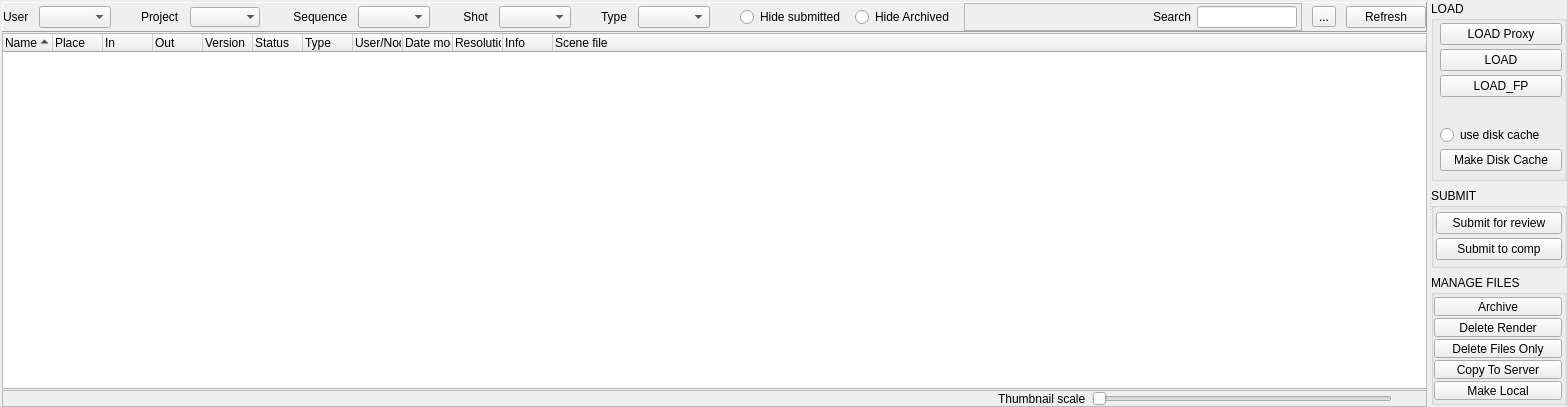
<?xml version="1.0" encoding="UTF-8"?>
<ui version="4.0">
 <class>Form</class>
 <widget class="QWidget" name="Form">
  <property name="geometry">
   <rect>
    <x>0</x>
    <y>0</y>
    <width>1567</width>
    <height>407</height>
   </rect>
  </property>
  <property name="windowTitle">
   <string>Form</string>
  </property>
  <layout class="QVBoxLayout" name="verticalLayout">
   <property name="spacing">
    <number>0</number>
   </property>
   <property name="margin">
    <number>0</number>
   </property>
   <item>
    <widget class="QSplitter" name="splitter">
     <property name="orientation">
      <enum>Qt::Horizontal</enum>
     </property>
     <property name="opaqueResize">
      <bool>true</bool>
     </property>
     <property name="handleWidth">
      <number>2</number>
     </property>
     <property name="childrenCollapsible">
      <bool>true</bool>
     </property>
     <widget class="QWidget" name="widget" native="true">
      <layout class="QVBoxLayout" name="verticalLayout_3">
       <property name="spacing">
        <number>1</number>
       </property>
       <property name="leftMargin">
        <number>2</number>
       </property>
       <property name="topMargin">
        <number>2</number>
       </property>
       <property name="rightMargin">
        <number>2</number>
       </property>
       <property name="bottomMargin">
        <number>0</number>
       </property>
       <item>
        <widget class="QFrame" name="frame">
         <property name="maximumSize">
          <size>
           <width>16777215</width>
           <height>30</height>
          </size>
         </property>
         <property name="frameShape">
          <enum>QFrame::Panel</enum>
         </property>
         <property name="frameShadow">
          <enum>QFrame::Raised</enum>
         </property>
         <property name="lineWidth">
          <number>1</number>
         </property>
         <property name="midLineWidth">
          <number>1</number>
         </property>
         <layout class="QGridLayout" name="gridLayout">
          <property name="horizontalSpacing">
           <number>10</number>
          </property>
          <property name="verticalSpacing">
           <number>0</number>
          </property>
          <property name="margin">
           <number>0</number>
          </property>
          <item row="1" column="2">
           <spacer name="verticalSpacer">
            <property name="orientation">
             <enum>Qt::Vertical</enum>
            </property>
            <property name="sizeType">
             <enum>QSizePolicy::Maximum</enum>
            </property>
            <property name="sizeHint" stdset="0">
             <size>
              <width>20</width>
              <height>40</height>
             </size>
            </property>
           </spacer>
          </item>
          <item row="1" column="3">
           <widget class="QLabel" name="label_4">
            <property name="maximumSize">
             <size>
              <width>60</width>
              <height>16777215</height>
             </size>
            </property>
            <property name="text">
             <string>Project</string>
            </property>
           </widget>
          </item>
          <item row="1" column="7">
           <widget class="QLabel" name="label_2">
            <property name="maximumSize">
             <size>
              <width>60</width>
              <height>16777215</height>
             </size>
            </property>
            <property name="text">
             <string> Sequence</string>
            </property>
           </widget>
          </item>
          <item row="1" column="8">
           <widget class="QComboBox" name="SequComboBox">
            <property name="maximumSize">
             <size>
              <width>100</width>
              <height>16777215</height>
             </size>
            </property>
            <property name="sizeAdjustPolicy">
             <enum>QComboBox::AdjustToContents</enum>
            </property>
           </widget>
          </item>
          <item row="1" column="6">
           <spacer name="verticalSpacer_3">
            <property name="orientation">
             <enum>Qt::Vertical</enum>
            </property>
            <property name="sizeHint" stdset="0">
             <size>
              <width>20</width>
              <height>20</height>
             </size>
            </property>
           </spacer>
          </item>
          <item row="1" column="9">
           <spacer name="verticalSpacer_2">
            <property name="orientation">
             <enum>Qt::Vertical</enum>
            </property>
            <property name="sizeHint" stdset="0">
             <size>
              <width>20</width>
              <height>28</height>
             </size>
            </property>
           </spacer>
          </item>
          <item row="1" column="10">
           <widget class="QLabel" name="label_3">
            <property name="maximumSize">
             <size>
              <width>60</width>
              <height>16777215</height>
             </size>
            </property>
            <property name="text">
             <string> Shot</string>
            </property>
           </widget>
          </item>
          <item row="1" column="11">
           <widget class="QComboBox" name="ShotComboBox">
            <property name="maximumSize">
             <size>
              <width>100</width>
              <height>16777215</height>
             </size>
            </property>
            <property name="sizeAdjustPolicy">
             <enum>QComboBox::AdjustToContents</enum>
            </property>
           </widget>
          </item>
          <item row="1" column="12">
           <spacer name="verticalSpacer_4">
            <property name="orientation">
             <enum>Qt::Vertical</enum>
            </property>
            <property name="sizeHint" stdset="0">
             <size>
              <width>20</width>
              <height>40</height>
             </size>
            </property>
           </spacer>
          </item>
          <item row="1" column="16">
           <widget class="QRadioButton" name="radioButton">
            <property name="text">
             <string>Hide submitted</string>
            </property>
           </widget>
          </item>
          <item row="1" column="14">
           <widget class="QComboBox" name="TypeComboBox">
            <property name="maximumSize">
             <size>
              <width>100</width>
              <height>16777215</height>
             </size>
            </property>
           </widget>
          </item>
          <item row="1" column="13">
           <widget class="QLabel" name="label_5">
            <property name="maximumSize">
             <size>
              <width>60</width>
              <height>16777215</height>
             </size>
            </property>
            <property name="text">
             <string>Type</string>
            </property>
           </widget>
          </item>
          <item row="1" column="15">
           <spacer name="verticalSpacer_5">
            <property name="orientation">
             <enum>Qt::Vertical</enum>
            </property>
            <property name="sizeHint" stdset="0">
             <size>
              <width>20</width>
              <height>40</height>
             </size>
            </property>
           </spacer>
          </item>
          <item row="1" column="18">
           <widget class="QFrame" name="frame_2">
            <property name="minimumSize">
             <size>
              <width>150</width>
              <height>0</height>
             </size>
            </property>
            <property name="frameShape">
             <enum>QFrame::StyledPanel</enum>
            </property>
            <property name="frameShadow">
             <enum>QFrame::Raised</enum>
            </property>
            <property name="lineWidth">
             <number>0</number>
            </property>
            <layout class="QFormLayout" name="formLayout_3">
             <property name="formAlignment">
              <set>Qt::AlignRight|Qt::AlignTrailing|Qt::AlignVCenter</set>
             </property>
             <property name="horizontalSpacing">
              <number>6</number>
             </property>
             <property name="verticalSpacing">
              <number>0</number>
             </property>
             <property name="leftMargin">
              <number>0</number>
             </property>
             <property name="topMargin">
              <number>0</number>
             </property>
             <property name="rightMargin">
              <number>10</number>
             </property>
             <property name="bottomMargin">
              <number>0</number>
             </property>
             <item row="0" column="0">
              <widget class="QLabel" name="filterLabel">
               <property name="text">
                <string>Search</string>
               </property>
               <property name="alignment">
                <set>Qt::AlignRight|Qt::AlignTrailing|Qt::AlignVCenter</set>
               </property>
              </widget>
             </item>
             <item row="0" column="1">
              <widget class="QLineEdit" name="filterLineEdit">
               <property name="maximumSize">
                <size>
                 <width>100</width>
                 <height>16777215</height>
                </size>
               </property>
               <property name="layoutDirection">
                <enum>Qt::LeftToRight</enum>
               </property>
               <property name="alignment">
                <set>Qt::AlignLeading|Qt::AlignLeft|Qt::AlignVCenter</set>
               </property>
              </widget>
             </item>
            </layout>
           </widget>
          </item>
          <item row="1" column="20">
           <widget class="QPushButton" name="refreshCombosPB">
            <property name="text">
             <string>Refresh</string>
            </property>
           </widget>
          </item>
          <item row="1" column="17">
           <widget class="QRadioButton" name="radioButton_2">
            <property name="text">
             <string>Hide Archived</string>
            </property>
           </widget>
          </item>
          <item row="1" column="19">
           <widget class="QToolButton" name="toolButton">
            <property name="text">
             <string>...</string>
            </property>
           </widget>
          </item>
          <item row="1" column="5">
           <widget class="QComboBox" name="ProjectComboBox">
            <property name="maximumSize">
             <size>
              <width>100</width>
              <height>16777215</height>
             </size>
            </property>
            <property name="editable">
             <bool>false</bool>
            </property>
            <property name="frame">
             <bool>false</bool>
            </property>
           </widget>
          </item>
          <item row="1" column="1">
           <widget class="QComboBox" name="UserComboBox">
            <property name="minimumSize">
             <size>
              <width>0</width>
              <height>0</height>
             </size>
            </property>
            <property name="maximumSize">
             <size>
              <width>100</width>
              <height>16777215</height>
             </size>
            </property>
            <property name="sizeAdjustPolicy">
             <enum>QComboBox::AdjustToContents</enum>
            </property>
           </widget>
          </item>
          <item row="1" column="0">
           <widget class="QLabel" name="label">
            <property name="maximumSize">
             <size>
              <width>60</width>
              <height>16777215</height>
             </size>
            </property>
            <property name="text">
             <string>User</string>
            </property>
           </widget>
          </item>
         </layout>
        </widget>
       </item>
       <item>
        <widget class="QTreeWidget" name="list">
         <property name="sizePolicy">
          <sizepolicy hsizetype="Minimum" vsizetype="Expanding">
           <horstretch>0</horstretch>
           <verstretch>0</verstretch>
          </sizepolicy>
         </property>
         <property name="minimumSize">
          <size>
           <width>200</width>
           <height>0</height>
          </size>
         </property>
         <property name="frameShape">
          <enum>QFrame::StyledPanel</enum>
         </property>
         <property name="frameShadow">
          <enum>QFrame::Plain</enum>
         </property>
         <property name="lineWidth">
          <number>0</number>
         </property>
         <property name="autoScroll">
          <bool>false</bool>
         </property>
         <property name="tabKeyNavigation">
          <bool>false</bool>
         </property>
         <property name="alternatingRowColors">
          <bool>true</bool>
         </property>
         <property name="selectionMode">
          <enum>QAbstractItemView::ExtendedSelection</enum>
         </property>
         <property name="indentation">
          <number>20</number>
         </property>
         <property name="rootIsDecorated">
          <bool>true</bool>
         </property>
         <property name="uniformRowHeights">
          <bool>true</bool>
         </property>
         <property name="sortingEnabled">
          <bool>true</bool>
         </property>
         <property name="animated">
          <bool>true</bool>
         </property>
         <property name="allColumnsShowFocus">
          <bool>false</bool>
         </property>
         <property name="wordWrap">
          <bool>true</bool>
         </property>
         <property name="expandsOnDoubleClick">
          <bool>false</bool>
         </property>
         <attribute name="headerCascadingSectionResizes">
          <bool>false</bool>
         </attribute>
         <attribute name="headerDefaultSectionSize">
          <number>50</number>
         </attribute>
         <attribute name="headerHighlightSections">
          <bool>true</bool>
         </attribute>
         <attribute name="headerMinimumSectionSize">
          <number>40</number>
         </attribute>
         <attribute name="headerStretchLastSection">
          <bool>true</bool>
         </attribute>
         <column>
          <property name="text">
           <string>Name</string>
          </property>
         </column>
         <column>
          <property name="text">
           <string>Place</string>
          </property>
         </column>
         <column>
          <property name="text">
           <string>In</string>
          </property>
         </column>
         <column>
          <property name="text">
           <string>Out</string>
          </property>
         </column>
         <column>
          <property name="text">
           <string>Version</string>
          </property>
         </column>
         <column>
          <property name="text">
           <string>Status</string>
          </property>
         </column>
         <column>
          <property name="text">
           <string>Type</string>
          </property>
         </column>
         <column>
          <property name="text">
           <string>User/Node</string>
          </property>
         </column>
         <column>
          <property name="text">
           <string>Date modified</string>
          </property>
         </column>
         <column>
          <property name="text">
           <string>Resolution</string>
          </property>
         </column>
         <column>
          <property name="text">
           <string>Info</string>
          </property>
         </column>
         <column>
          <property name="text">
           <string>Scene file</string>
          </property>
          <property name="textAlignment">
           <set>AlignLeft|AlignVCenter</set>
          </property>
         </column>
        </widget>
       </item>
       <item>
        <widget class="QFrame" name="frame_3">
         <property name="frameShape">
          <enum>QFrame::StyledPanel</enum>
         </property>
         <property name="frameShadow">
          <enum>QFrame::Sunken</enum>
         </property>
         <property name="lineWidth">
          <number>4</number>
         </property>
         <layout class="QFormLayout" name="formLayout_2">
          <property name="fieldGrowthPolicy">
           <enum>QFormLayout::AllNonFixedFieldsGrow</enum>
          </property>
          <property name="formAlignment">
           <set>Qt::AlignRight|Qt::AlignTop|Qt::AlignTrailing</set>
          </property>
          <property name="horizontalSpacing">
           <number>6</number>
          </property>
          <property name="verticalSpacing">
           <number>0</number>
          </property>
          <property name="leftMargin">
           <number>0</number>
          </property>
          <property name="topMargin">
           <number>0</number>
          </property>
          <property name="rightMargin">
           <number>40</number>
          </property>
          <property name="bottomMargin">
           <number>0</number>
          </property>
          <item row="0" column="0">
           <widget class="QLabel" name="label_6">
            <property name="text">
             <string>Thumbnail scale</string>
            </property>
           </widget>
          </item>
          <item row="0" column="1">
           <widget class="QSlider" name="thumbScale">
            <property name="maximumSize">
             <size>
              <width>300</width>
              <height>16777215</height>
             </size>
            </property>
            <property name="orientation">
             <enum>Qt::Horizontal</enum>
            </property>
           </widget>
          </item>
         </layout>
        </widget>
       </item>
      </layout>
     </widget>
     <widget class="QWidget" name="widget_2" native="true">
      <layout class="QVBoxLayout" name="verticalLayout_2">
       <item>
        <widget class="QGroupBox" name="LoadGroupBox">
         <property name="maximumSize">
          <size>
           <width>16777215</width>
           <height>180</height>
          </size>
         </property>
         <property name="title">
          <string>LOAD</string>
         </property>
         <layout class="QVBoxLayout" name="verticalLayout_4">
          <property name="spacing">
           <number>4</number>
          </property>
          <property name="margin">
           <number>2</number>
          </property>
          <item>
           <layout class="QFormLayout" name="formLayout">
            <property name="fieldGrowthPolicy">
             <enum>QFormLayout::AllNonFixedFieldsGrow</enum>
            </property>
            <item row="1" column="1">
             <widget class="QPushButton" name="LoadPushButton">
              <property name="text">
               <string>LOAD</string>
              </property>
             </widget>
            </item>
            <item row="2" column="1">
             <widget class="QPushButton" name="LoadFpPushButton">
              <property name="text">
               <string>LOAD_FP</string>
              </property>
             </widget>
            </item>
            <item row="5" column="1">
             <widget class="QPushButton" name="DiskCachePushButton">
              <property name="text">
               <string>Make Disk Cache</string>
              </property>
             </widget>
            </item>
            <item row="0" column="1">
             <widget class="QPushButton" name="LoadProxPushButton">
              <property name="text">
               <string>LOAD Proxy</string>
              </property>
             </widget>
            </item>
            <item row="3" column="1">
             <spacer name="horizontalSpacer">
              <property name="orientation">
               <enum>Qt::Horizontal</enum>
              </property>
              <property name="sizeHint" stdset="0">
               <size>
                <width>40</width>
                <height>20</height>
               </size>
              </property>
             </spacer>
            </item>
            <item row="4" column="1">
             <widget class="QRadioButton" name="useDiskCacheRadioButton">
              <property name="text">
               <string>use disk cache</string>
              </property>
             </widget>
            </item>
           </layout>
          </item>
         </layout>
        </widget>
       </item>
       <item>
        <widget class="QGroupBox" name="groupBox_2">
         <property name="minimumSize">
          <size>
           <width>0</width>
           <height>0</height>
          </size>
         </property>
         <property name="maximumSize">
          <size>
           <width>16777215</width>
           <height>80</height>
          </size>
         </property>
         <property name="title">
          <string>SUBMIT</string>
         </property>
         <layout class="QVBoxLayout" name="verticalLayout_5">
          <property name="spacing">
           <number>2</number>
          </property>
          <property name="margin">
           <number>2</number>
          </property>
          <item>
           <widget class="QPushButton" name="submitDailiesPushButton">
            <property name="text">
             <string>Submit for review</string>
            </property>
           </widget>
          </item>
          <item>
           <widget class="QPushButton" name="pushButton_5">
            <property name="text">
             <string>Submit to comp</string>
            </property>
           </widget>
          </item>
         </layout>
        </widget>
       </item>
       <item>
        <widget class="QGroupBox" name="groupBox_3">
         <property name="maximumSize">
          <size>
           <width>16777215</width>
           <height>130</height>
          </size>
         </property>
         <property name="title">
          <string>MANAGE FILES</string>
         </property>
         <layout class="QVBoxLayout" name="verticalLayout_6">
          <property name="spacing">
           <number>2</number>
          </property>
          <property name="leftMargin">
           <number>0</number>
          </property>
          <property name="topMargin">
           <number>2</number>
          </property>
          <property name="rightMargin">
           <number>2</number>
          </property>
          <property name="bottomMargin">
           <number>2</number>
          </property>
          <item>
           <widget class="QPushButton" name="ArchivePushButton">
            <property name="text">
             <string>Archive</string>
            </property>
           </widget>
          </item>
          <item>
           <widget class="QPushButton" name="DeleteRenderPushButton">
            <property name="text">
             <string>Delete Render</string>
            </property>
           </widget>
          </item>
          <item>
           <widget class="QPushButton" name="DeleteFilesOnly">
            <property name="text">
             <string>Delete Files Only</string>
            </property>
           </widget>
          </item>
          <item>
           <widget class="QPushButton" name="CopyToServerPushButton">
            <property name="text">
             <string>Copy To Server</string>
            </property>
           </widget>
          </item>
          <item>
           <widget class="QPushButton" name="MakeLocalPushButton">
            <property name="text">
             <string>Make Local</string>
            </property>
           </widget>
          </item>
         </layout>
        </widget>
       </item>
      </layout>
     </widget>
    </widget>
   </item>
  </layout>
 </widget>
 <resources/>
 <connections>
  <connection>
   <sender>LoadPushButton</sender>
   <signal>clicked()</signal>
   <receiver>Form</receiver>
   <slot>Load()</slot>
   <hints>
    <hint type="sourcelabel">
     <x>1156</x>
     <y>51</y>
    </hint>
    <hint type="destinationlabel">
     <x>604</x>
     <y>151</y>
    </hint>
   </hints>
  </connection>
  <connection>
   <sender>submitDailiesPushButton</sender>
   <signal>clicked()</signal>
   <receiver>Form</receiver>
   <slot>submitDailie()</slot>
   <hints>
    <hint type="sourcelabel">
     <x>1153</x>
     <y>162</y>
    </hint>
    <hint type="destinationlabel">
     <x>604</x>
     <y>151</y>
    </hint>
   </hints>
  </connection>
  <connection>
   <sender>refreshCombosPB</sender>
   <signal>clicked()</signal>
   <receiver>Form</receiver>
   <slot>refreshCombos()</slot>
   <hints>
    <hint type="sourcelabel">
     <x>1104</x>
     <y>16</y>
    </hint>
    <hint type="destinationlabel">
     <x>629</x>
     <y>303</y>
    </hint>
   </hints>
  </connection>
  <connection>
   <sender>LoadFpPushButton</sender>
   <signal>clicked()</signal>
   <receiver>Form</receiver>
   <slot>LoadFP()</slot>
   <hints>
    <hint type="sourcelabel">
     <x>1309</x>
     <y>156</y>
    </hint>
    <hint type="destinationlabel">
     <x>680</x>
     <y>307</y>
    </hint>
   </hints>
  </connection>
  <connection>
   <sender>LoadProxPushButton</sender>
   <signal>clicked()</signal>
   <receiver>Form</receiver>
   <slot>LoadProxy()</slot>
   <hints>
    <hint type="sourcelabel">
     <x>1506</x>
     <y>89</y>
    </hint>
    <hint type="destinationlabel">
     <x>783</x>
     <y>307</y>
    </hint>
   </hints>
  </connection>
  <connection>
   <sender>DiskCachePushButton</sender>
   <signal>clicked()</signal>
   <receiver>Form</receiver>
   <slot>makeDiskCache()</slot>
   <hints>
    <hint type="sourcelabel">
     <x>1506</x>
     <y>225</y>
    </hint>
    <hint type="destinationlabel">
     <x>783</x>
     <y>307</y>
    </hint>
   </hints>
  </connection>
  <connection>
   <sender>ArchivePushButton</sender>
   <signal>clicked()</signal>
   <receiver>Form</receiver>
   <slot>Archive()</slot>
   <hints>
    <hint type="sourcelabel">
     <x>1502</x>
     <y>450</y>
    </hint>
    <hint type="destinationlabel">
     <x>783</x>
     <y>307</y>
    </hint>
   </hints>
  </connection>
  <connection>
   <sender>DeleteRenderPushButton</sender>
   <signal>clicked()</signal>
   <receiver>Form</receiver>
   <slot>deleteRender()</slot>
   <hints>
    <hint type="sourcelabel">
     <x>1502</x>
     <y>473</y>
    </hint>
    <hint type="destinationlabel">
     <x>783</x>
     <y>307</y>
    </hint>
   </hints>
  </connection>
  <connection>
   <sender>DeleteFilesOnly</sender>
   <signal>clicked()</signal>
   <receiver>Form</receiver>
   <slot>deleFilesOnly()</slot>
   <hints>
    <hint type="sourcelabel">
     <x>1502</x>
     <y>495</y>
    </hint>
    <hint type="destinationlabel">
     <x>783</x>
     <y>307</y>
    </hint>
   </hints>
  </connection>
  <connection>
   <sender>filterLineEdit</sender>
   <signal>textEdited(QString)</signal>
   <receiver>Form</receiver>
   <slot>Search()</slot>
   <hints>
    <hint type="sourcelabel">
     <x>1254</x>
     <y>16</y>
    </hint>
    <hint type="destinationlabel">
     <x>783</x>
     <y>307</y>
    </hint>
   </hints>
  </connection>
  <connection>
   <sender>list</sender>
   <signal>currentItemChanged(QTreeWidgetItem*,QTreeWidgetItem*)</signal>
   <receiver>Form</receiver>
   <slot>updateInfo()</slot>
   <hints>
    <hint type="sourcelabel">
     <x>716</x>
     <y>313</y>
    </hint>
    <hint type="destinationlabel">
     <x>783</x>
     <y>307</y>
    </hint>
   </hints>
  </connection>
 </connections>
 <slots>
  <slot>Load()</slot>
  <slot>submitDailie()</slot>
  <slot>refreshCombos()</slot>
  <slot>LoadFP()</slot>
  <slot>LoadProxy()</slot>
  <slot>useDiskCache()</slot>
  <slot>makeDiskCache()</slot>
  <slot>Archive()</slot>
  <slot>deleteRender()</slot>
  <slot>deleFilesOnly()</slot>
  <slot>CopyToServer()</slot>
  <slot>MakeLocal()</slot>
  <slot>Search()</slot>
  <slot>updateInfo()</slot>
 </slots>
</ui>
